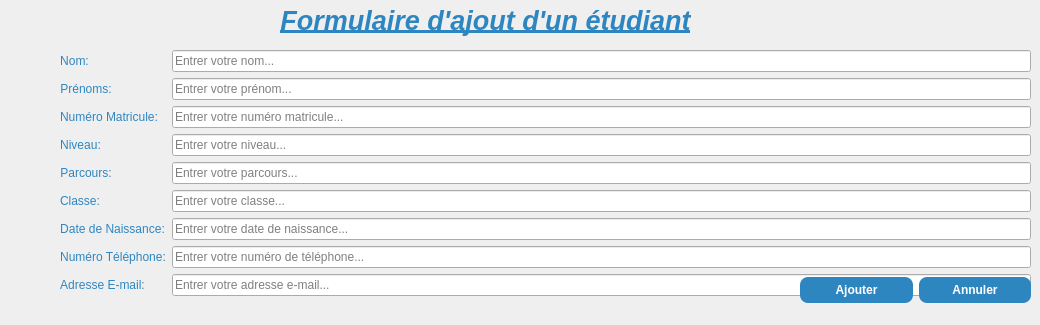
           <widget class="QWidget" name="pageFormulaireEtudiants">
            <widget class="QLabel" name="labelTitreFormulaireEtudiants">
             <property name="geometry">
              <rect>
               <x>280</x>
               <y>0</y>
               <width>411</width>
               <height>41</height>
              </rect>
             </property>
             <property name="font">
              <font>
               <pointsize>20</pointsize>
               <italic>true</italic>
               <bold>true</bold>
               <underline>true</underline>
              </font>
             </property>
             <property name="styleSheet">
              <string notr="true">color: #2E86C1;</string>
             </property>
             <property name="text">
              <string>Formulaire d'ajout d'un étudiant</string>
             </property>
             <property name="alignment">
              <set>Qt::AlignmentFlag::AlignCenter</set>
             </property>
            </widget>
            <widget class="QWidget" name="formLayoutWidget">
             <property name="geometry">
              <rect>
               <x>60</x>
               <y>50</y>
               <width>971</width>
               <height>266</height>
              </rect>
             </property>
             <layout class="QFormLayout" name="formLayout_2">
              <item row="0" column="0">
               <widget class="QLabel" name="labelNomEtudiants">
                <property name="styleSheet">
                 <string notr="true">color:#2E86C1;</string>
                </property>
                <property name="text">
                 <string>Nom:</string>
                </property>
                <property name="alignment">
                 <set>Qt::AlignmentFlag::AlignCenter</set>
                </property>
               </widget>
              </item>
              <item row="0" column="1">
               <widget class="QLineEdit" name="lineNomEtudiants">
                <property name="placeholderText">
                 <string>Entrer votre nom...</string>
                </property>
               </widget>
              </item>
              <item row="1" column="0">
               <widget class="QLabel" name="labelPrenomsEtudiants">
                <property name="styleSheet">
                 <string notr="true">color:#2E86C1;</string>
                </property>
                <property name="text">
                 <string>Prénoms:</string>
                </property>
                <property name="alignment">
                 <set>Qt::AlignmentFlag::AlignCenter</set>
                </property>
               </widget>
              </item>
              <item row="1" column="1">
               <widget class="QLineEdit" name="linePrenomsEtudiants">
                <property name="placeholderText">
                 <string>Entrer votre prénom...</string>
                </property>
               </widget>
              </item>
              <item row="2" column="0">
               <widget class="QLabel" name="labelMatriculeEtudiants">
                <property name="styleSheet">
                 <string notr="true">color:#2E86C1;</string>
                </property>
                <property name="text">
                 <string>Numéro Matricule:</string>
                </property>
                <property name="alignment">
                 <set>Qt::AlignmentFlag::AlignCenter</set>
                </property>
               </widget>
              </item>
              <item row="2" column="1">
               <widget class="QLineEdit" name="lineMatriculeEtudiants">
                <property name="placeholderText">
                 <string>Entrer votre numéro matricule...</string>
                </property>
               </widget>
              </item>
              <item row="3" column="0">
               <widget class="QLabel" name="labelNiveauEtudiants">
                <property name="styleSheet">
                 <string notr="true">color:#2E86C1;</string>
                </property>
                <property name="text">
                 <string>Niveau:</string>
                </property>
                <property name="alignment">
                 <set>Qt::AlignmentFlag::AlignCenter</set>
                </property>
               </widget>
              </item>
              <item row="3" column="1">
               <widget class="QLineEdit" name="lineNiveauEtudiants">
                <property name="placeholderText">
                 <string>Entrer votre niveau...</string>
                </property>
               </widget>
              </item>
              <item row="4" column="0">
               <widget class="QLabel" name="labelParcoursEtudiants">
                <property name="styleSheet">
                 <string notr="true">color:#2E86C1;</string>
                </property>
                <property name="text">
                 <string>Parcours:</string>
                </property>
                <property name="alignment">
                 <set>Qt::AlignmentFlag::AlignCenter</set>
                </property>
               </widget>
              </item>
              <item row="5" column="0">
               <widget class="QLabel" name="labelClasseEtudiants">
                <property name="styleSheet">
                 <string notr="true">color:#2E86C1;</string>
                </property>
                <property name="text">
                 <string>Classe:</string>
                </property>
                <property name="alignment">
                 <set>Qt::AlignmentFlag::AlignCenter</set>
                </property>
               </widget>
              </item>
              <item row="5" column="1">
               <widget class="QLineEdit" name="lineClasseEtudiants">
                <property name="placeholderText">
                 <string>Entrer votre classe...</string>
                </property>
               </widget>
              </item>
              <item row="6" column="0">
               <widget class="QLabel" name="labelNaissance">
                <property name="styleSheet">
                 <string notr="true">color:#2E86C1;</string>
                </property>
                <property name="text">
                 <string>Date de Naissance:</string>
                </property>
                <property name="alignment">
                 <set>Qt::AlignmentFlag::AlignCenter</set>
                </property>
               </widget>
              </item>
              <item row="6" column="1">
               <widget class="QLineEdit" name="lineNaissance">
                <property name="placeholderText">
                 <string>Entrer votre date de naissance...</string>
                </property>
               </widget>
              </item>
              <item row="7" column="0">
               <widget class="QLabel" name="labelTelephoneEtudiants">
                <property name="styleSheet">
                 <string notr="true">color:#2E86C1;</string>
                </property>
                <property name="text">
                 <string>Numéro Téléphone:</string>
                </property>
                <property name="alignment">
                 <set>Qt::AlignmentFlag::AlignCenter</set>
                </property>
               </widget>
              </item>
              <item row="7" column="1">
               <widget class="QLineEdit" name="lineTelephoneEtudiants">
                <property name="placeholderText">
                 <string>Entrer votre numéro de téléphone...</string>
                </property>
               </widget>
              </item>
              <item row="8" column="0">
               <widget class="QLabel" name="labelE_mailEtudiants">
                <property name="styleSheet">
                 <string notr="true">color:#2E86C1;</string>
                </property>
                <property name="text">
                 <string>Adresse E-mail:</string>
                </property>
                <property name="alignment">
                 <set>Qt::AlignmentFlag::AlignCenter</set>
                </property>
               </widget>
              </item>
              <item row="8" column="1">
               <widget class="QLineEdit" name="lineE_mailEtudiants">
                <property name="placeholderText">
                 <string>Entrer votre adresse e-mail...</string>
                </property>
               </widget>
              </item>
              <item row="4" column="1">
               <widget class="QLineEdit" name="lineParcousEtudiants">
                <property name="placeholderText">
                 <string>Entrer votre parcours...</string>
                </property>
               </widget>
              </item>
             </layout>
            </widget>
            <widget class="QWidget" name="horizontalLayoutWidget_2">
             <property name="geometry">
              <rect>
               <x>800</x>
               <y>270</y>
               <width>231</width>
               <height>41</height>
              </rect>
             </property>
             <layout class="QHBoxLayout" name="horizontalLayout_23">
              <item>
               <widget class="QPushButton" name="btnAjouter">
                <property name="styleSheet">
                 <string notr="true">QPushButton {
    background-color: #2E86C1;
    color: white;
    font-weight: bold;
    border-radius: 8px;
    padding: 6px 12px;
}
QPushButton:hover {
    background-color: #1B4F72;
}
</string>
                </property>
                <property name="text">
                 <string>Ajouter</string>
                </property>
               </widget>
              </item>
              <item>
               <widget class="QPushButton" name="btnAnnuler">
                <property name="styleSheet">
                 <string notr="true">QPushButton {
    background-color: #2E86C1;
    color: white;
    font-weight: bold;
    border-radius: 8px;
    padding: 6px 12px;
}
QPushButton:hover {
    background-color: #1B4F72;
}
</string>
                </property>
                <property name="text">
                 <string>Annuler</string>
                </property>
               </widget>
              </item>
             </layout>
            </widget>
           </widget>
